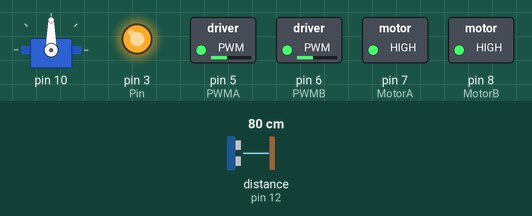
This sketch was run on a simulated Arduino Uno, built with avr-gcc and run on an emulated ATmega328P. On the bench: servo, switched loads named in the sketch (green lamp = pin HIGH), output pins drawn as LEDs (lit = HIGH). The test bench sets the inputs (shaded band); at power-on: distance to the obstacle (sensor on pin 12) 80 cm. The echo pulse lasts 58.3 µs per cm.

Above: at 1.2 s.
1.3 s: distance to the obstacle (sensor on pin 12) set to 24 cm
2.8 s: distance to the obstacle (sensor on pin 12) set to 19 cm
At 5.3 s:
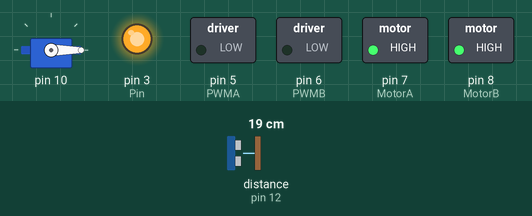
At 6.3 s:
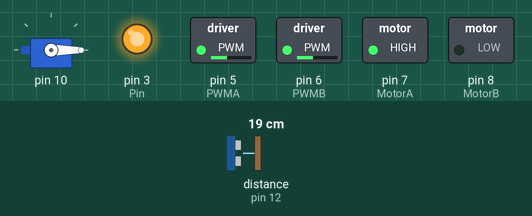
8.8 s: distance to the obstacle (sensor on pin 12) set to 35 cm
11.8 s: distance to the obstacle (sensor on pin 12) set to 2 cm
At 13.4 s:
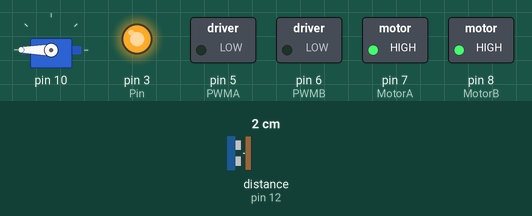
Timing chart, 0 to 15.8 s (numbered marks = the images above; inputs shaded):
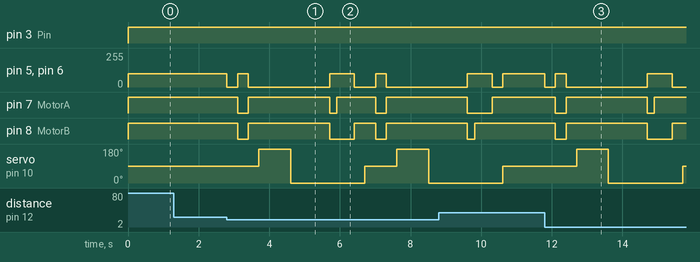

The sketch:

Robot_car_obstacle_Mode.ino
```cpp
/*
 Robot car + obstacle mode

 The program's goal is to make the car automatically avoid obstacles that it finds on its way.
*/
#include "motor.h" // We include the library made for the motors of the car
#include <NewPing.h> // Includes the library "<NewPing.h>" to be able to use the ultrasonic sensor.
#include "obstaclemode.h" // includes obstacle mode class

#include <Servo.h> // Includes the library Servo motor to program the servo motor.

Servo myservo; // Creates servo object to control a servo.

obstaclemode ob(10); // Obstacle mode object with pin connected to the servo

int Pin=3; // Pin for motor that will always be on.
int MotorA=7; // Motor A of the car connected to pin 7.
int MotorB=8;  // Motor B of the car connected to pin 8.
int PWMA=5; // PWMA (Pulse With Modulation A) connected to pin 5 .
int PWMB=6; // PWMB (Pulse With Modulation B) connected to pin 6.

motor Motor(Pin, MotorA, PWMA, MotorB, PWMB); //Object created using the motor library

int Speed=100; // The car will run in a medium speed (100) to give time to the program to work properly.

void setup() {
  // put your setup code here, to run once:
Motor.begin(); // Initialize the Motor object (set pins as outputs)
ob.begin(); // Initialize obstacle mode class
}

void loop() {
 int distance = ob.frontdistance(); // Stores the distance's value.
 if (distance < 22) {
   /* If distance is less than 22, then the robot will stop, move backward and the servo motor will turn to the right (0°) and the left (180°),
      the variables "Distance_right" and "Distance_left" will store the values of the distance at the right and at the left.
   */
   Motor.Stop(); // Stops the car
   delay(300);
   Motor.backward(Speed); // Move car backward
   delay(300);
   Motor.Stop(); // Stops the car
   delay(300);
   int Distance_right = ob.Rightdistance(); // read distance at the right
   delay(300);
   int Distance_left = ob.Leftdistance(); // read distance at the left
   delay(300);
    if ( Distance_left < 22) {
      // If the distance at the left is greater than the distance at the left, then the car will turn to the right and keep going forward
      Motor.Stop(); // Stops the car
      delay(200);
      Motor.backward(Speed); // Move car backward
      delay(200);
      Motor.left(Speed); // Move car to the left
      delay(500);
      Motor.Stop(); // Stops the car
      delay(300);
      myservo.write(90); // move servo to the middle
    } else if ( Distance_right < 22 &&Distance_left > 22){
      // Else, if the distance at the right is greater than the distance at the right, then the car will turn to the left and keep going forward
      Motor.Stop(); // Stops the car
      delay(200);
      Motor.backward(Speed); // Move car backward
      delay(200);
      Motor.right(Speed); // Move car to the right
      delay(500);
      Motor.Stop(); // Stops the car
      delay(300);
      myservo.write(90); // move servo to the middle
    } else if (Distance_left > 22 && Distance_right > 22){
      // However, if both distances are lower than 22, it means that the car is in a corner, so it will turn 180° and move forward
      Motor.Stop(); // Stops the car
      delay(200);
      Motor.backward(Speed); // Move car backward
      delay(200);
      Motor.right(Speed); // Move car to the right
      delay(1000);
      Motor.Stop(); // Stops the car
      delay(300);
      myservo.write(90); // move servo to the middle
    }
 } else {
   // If the distance is not less than 22, the car will just move forward.
 Motor.forward(Speed); // Move car fordward
 }
}
```

ir.cpp
```cpp
//CPP file for IR
#include "ir.h" // Includes the created IR header file

ir::ir(int IR){ // define IR pin
  this->IR=IR;
}
void ir::read(){ // read IR pulse
  //STEP 1: DETECTION OF THE SEQUENCE START PULSE (4.5mS)
  start_pulse=pulseIn(IR, HIGH);
  if(start_pulse>4000 && start_pulse<5000) // check if it is the start pulse of 4.5mS (start of sequence)
  {
    //STEP 2: TIMING OF TIMES OF EACH PULSE (uS)
    for(x=1; x<=32; x++)
    {
      duration[x]=pulseIn(IR, HIGH); // Duration of each pulse (uS)
    }
    //STEP 3: ACCORDING TO THE TIME OF EACH PULSE, WE DETERMINE IF IT IS A LOGIC 0 OR 1
    for(x=1; x<=32; x++)
    {
      if(duration[x]>500 && duration[x]<700) //If the pulse lasts between 500 and 700uS:
      {
        bits[x]=0; // is a logical 0
      }
      if(duration[x]>1500 && duration[x]<1750) //If the pulse lasts between 1500 and 1750uS:
      {
        bits[x]=1; //is a logical 1
      }
    }
    //STEP 4: CONVERSION OF THE BINARY ARRAY TO A DECIMAL VARIABLE.
     //Since many of the bits are repeated on all keys, we omit those bits and
     //we are left with bits 17 through 21 and 23 (6 bits). Enough to distinguish all the keys.
     //These 6 bits are converted to decimal with the Powers of 2 method. And we store the result
     //in the variable code_key.
    key_code=0; // Reset the last key pressed
    if(bits[17]==1)
    {
      key_code=key_code+32; //2^6
    }
    if(bits[18]==1)
    {
      key_code=key_code+16; //2^5
    }
    if(bits[19]==1)
    {
      key_code=key_code+8; //2^4
    }
    if(bits[20]==1)
    {
      key_code=key_code+4; //2^3
    }
    if(bits[21]==1)
    {
      key_code=key_code+2; //2^2
    }
    if(bits[23]==1)
    {
      key_code=key_code+1; //2^1
    }
  }
  delay(180); //delay so it doesn't "bounce" and doesn't read two presses of the same key
}

int ir::keycode(){ // read key_code pressed and returns the value
  key_code;

  return key_code;
}
```

ir.h
```cpp
// header file for IR class

// To define the IR class:
#ifndef IR_H
#define IR_H
#include <Arduino.h> //We include the Arduino library

class ir{ // To open a class called ir

private: // Place where variables and functions will be hidden from the user
int IR;
long duration[32];
int x=0;
byte bits[32];
int start_pulse;
int key_code=0;

public: // Place where variables, functions and methods will be open for the user to use
ir(){}; //default constructor
ir(int IR); //constructor to define IR pin
void read(); // read IR pulse
int keycode(); // read key_code pressed and returns the value
};

#endif
```

linetracker.cpp
```cpp
// CPP file for Line Tracker
#include "linetracker.h" // includes the line tracker header file we created

linetracker::linetracker(int AnalogPin){ // constructor to specify the pin in which the sensor is connected
  int sensor;
  this->AnalogPin=AnalogPin;
  this->sensor=sensor;
}

void linetracker::begin(){ // initialize the pins as outputs
  pinMode(AnalogPin, INPUT);
}

int linetracker::read(){ // read and return values of the sensors
  sensor=analogRead(AnalogPin);
  return sensor;
}
```

linetracker.h
```cpp
// header file for Line Tracker

// define header file
#ifndef LINETRACKER_H
#define LINETRACKER_H
#include <Arduino.h>

class linetracker{ // initialize the class of the line tracker

private:
int AnalogPin;
int sensor;

public:
linetracker(){}; // Default Constructor
linetracker(int AnalogPin); // Constructor and pins
void begin(); // initialize the pins as outputs
int read(); // read and return values of the sensors
};
#endif
```

motor.cpp
```cpp
#include "motor.h" // Includes the created motor header file

motor::motor(int Pin, int MotorA, int PWMA, int MotorB, int PWMB){ // Declare pins and variables for the constructor
this->Pin=Pin; // Pin for motor that will always be on.
this->MotorA=MotorA; // Motor A of the car
this->PWMA=PWMA; // PWMA (Pulse With Modulation A)
this->MotorB=MotorB; // Motor B of the car
this->PWMB=PWMB; // PWMB (Pulse With Modulation B)
}

void motor::begin(){ // Set pins of the constructor as outputs
pinMode(MotorA, OUTPUT); // Pin Motor A set as output.
pinMode(MotorB, OUTPUT); // Pin Motor B set as output.
pinMode(PWMA, OUTPUT); // Pin PWMA set as output.
pinMode(PWMB, OUTPUT); // Pin PWMB set as output.
pinMode(Pin, OUTPUT); // Pin 3 set as output.
}

void motor::forward(int x){ // Function to called "forward".
  /* The function "fordward" makes the car go forward by using this methode:
      1. The Motor A has to go forward, so we give high voltage (1) to its pin
      2. The Motor B also has to go forward, so we give high voltage (1) to its pin.
      3. The pin 3 will always have high voltage (1).
      4. The pins for PWMA and PWMB will be the speed of the car we assign.
  */
  digitalWrite(Pin, 255);
  digitalWrite(MotorA,1);
  analogWrite(PWMA, x);
  digitalWrite(MotorB, 1);
  analogWrite(PWMB, x);
}

void motor::backward(int x){ // Function called "backward".
  /* The function "backward" makes the car go backwards by using this methode:
      1. The Motor A has to go backward, so we give low voltage (0) to its pin
      2. The Motor B also has to go backward, so we give low voltage (0) to its pin.
      3. The pin 3 will always have high voltage (1).
      4. The pins for PWMA and PWMB will be the speed of the car we assign.
  */
  digitalWrite(Pin, 255);
  digitalWrite(MotorA,0);
  analogWrite(PWMA, x);
  digitalWrite(MotorB, 0);
  analogWrite(PWMB, x);
}

void motor::left(int x){ // Function called "left".
  /* The function "left" makes the car turn to the left by using this methode:
      1. The Motor A has to go forward, so we give high voltage (1) to its pin
      2. The Motor B has to go backwards, so we give low voltage (0) to its pin.
      3. The pin 3 will always have high voltage (1).
      4. The pins for PWMA and PWMB will be the speed of the car we assign.
  */
  digitalWrite(Pin, 255);
  digitalWrite(MotorA,1);
  analogWrite(PWMA, x);
  digitalWrite(MotorB, 0);
  analogWrite(PWMB, x);
}

void motor::right(int x){ // Function called "right".
  /* The function "right" makes the car turn to the right by using this methode:
      1. The Motor A has to go backward, so we give low voltage (0) to its pin
      2. The Motor B has to go forward, so we give high voltage (1) to its pin.
      3. The pin 3 will always have high voltage (1).
      4. The pins for PWMA and PWMB will be the speed of the car we assign.
  */
  digitalWrite(Pin, 255);
  digitalWrite(MotorA,0);
  analogWrite(PWMA, x);
  digitalWrite(MotorB, 1);
  analogWrite(PWMB, x);
}

void motor::Stop(){ // Function called "stop".
  /* The function "stop" stops the car by using this methode:
      1. The Motor A has to go fordward, so we give high voltage (1) to its pin
      2. The Motor B also has to go forward, so we give high voltage (1) to its pin.
      3. The pin 3 will always have high voltage (1).
      4. The pins for PWMA and PWMB will have no speed as we want the car to stop.
  */
  digitalWrite(Pin, 255);
  digitalWrite(MotorA,1);
  analogWrite(PWMA, 0);
  digitalWrite(MotorB, 1);
  analogWrite(PWMB, 0);
}
void motor::forward_left(int x){ // Function called "forward_left"
  /* The function "forward_left" moves the car fordward while it moves to the left by using this methode:
      1. The Motor A has to go fordward, so we give high voltage (1) to its pin
      2. The Motor B also has to go forward, so we give high voltage (1) to its pin.
      3. The pin 3 will always have high voltage (1).
      4. The Motor A has to be faster than the Motor B in order to turn left, so we set the speed in the PWMB half of the value of the speed in PWMA
  */
  digitalWrite(Pin, 255);
  digitalWrite(MotorA,1);
  analogWrite(PWMA, x);
  digitalWrite(MotorB, 1);
  analogWrite(PWMB, x/2);
}
void motor::forward_right(int x){ // Function called "forward_right"
  /* The function "forward_right" moves the car fordward while it moves to the right by using this methode:
      1. The Motor A has to go fordward, so we give high voltage (1) to its pin
      2. The Motor B also has to go forward, so we give high voltage (1) to its pin.
      3. The pin 3 will always have high voltage (1).
      4. The Motor B has to be faster than the Motor A in order to turn right, so we set the speed in the PWMA half of the value of the speed in PWMB
  */
  digitalWrite(Pin, 255);
  digitalWrite(MotorA,1);
  analogWrite(PWMA, x/2);
  digitalWrite(MotorB, 1);
  analogWrite(PWMB, x);
}
```

motor.h
```cpp
// header file for motor class

// To define the Button class:
#ifndef MOTOR_H
#define MOTOR_H
#include <Arduino.h> //We include the Arduino library

class motor{ // To open a class called Button

private: // Place where variables and functions will be hidden from the user
int Pin; // Pin for motor that will always be on.
int MotorA; // Motor A of the car
int MotorB; // Motor B of the car
int PWMA; // PWMA (Pulse With Modulation A)
int PWMB; // PWMB (Pulse With Modulation B)

public: // Place where variables, functions and methods will be open for the user to use
motor(){};//default constructor
motor(int Pin, int MotorA, int PWMA, int MotorB, int PWMB);//constructor
void begin();//initialize pins for motors
void forward(int x);//go fordward
void backward(int x);//go backward
void left(int x);//turn left
void right(int x);//turn right
void Stop();//stop
void forward_left(int x);//keep going forward turning to the left
void forward_right(int x);//keep going forward turning to the right
};

#endif
```

mpu.h
```cpp
// MPU6050 header file:

// define mpu class
#ifndef MPU_H
#define MPU_H
#include <Arduino.h> //We include the Arduino library
#include <Wire.h> // include wire.h library to be used for the mpu

class mpu{ // To open a class mpu

private: // Place where variables and functions will be hidden from the user

// Define I2C Address - change if reqiuired
const int i2c_addr = 0x3F;

//Variables for Gyroscope
int gyro_x;
int gyro_y;
int gyro_z;
long gyro_x_cal;
long gyro_y_cal;
long gyro_z_cal;
boolean set_gyro_angles;

long acc_x;
long acc_y;
long acc_z;
long acc_total_vector;
float angle_roll_acc;
float angle_pitch_acc;

float angle_pitch;
float angle_roll;
int angle_pitch_buffer;
int angle_roll_buffer;
float angle_pitch_output;
float angle_roll_output;

// Setup timers and temp variables
long loop_timer;
int temp;

// Display counter
int displaycount = 0;

public: // Place where variables, functions and methods will be open for the user to use
mpu(){}; // default mpu constructor
void begin(); // Initialize the mpu class
int dataCount(); // Counter value
int dataRoll(); // Roll value
int dataPitch(); // Pitch value
void reset(); // Reset counter
void read_mpu_6050_data(); // read mpu data
void setup_mpu_6050_registers(); // setput mpu
};

#endif
```

obstaclemode.cpp
```cpp
//cpp file for obstacle mode
#include "obstaclemode.h" // include header obstacle mode file
#include <NewPing.h> // Includes the library "<NewPing.h>" to be able to use the ultrasonic sensor.
#include <Servo.h> // Includes the library Servo motor to program the servo motor.

#define TRIGGER_PIN  13 // Trigger pin is 13
#define ECHO_PIN     12 // Echo pin is 12
#define MAX_DISTANCE 400 // Maximum distance we want to measure (in centimeters).

extern NewPing sonar(TRIGGER_PIN, ECHO_PIN, MAX_DISTANCE); // NewPing setup of pins and maximum distance.
extern Servo myservo; // Creates servo object to control a servo.

obstaclemode::obstaclemode(int servo){ // constructor to set pins
  int distance_left;
  int distance_right;
  int distance;
  this->servo = servo;
  this->distance_left=distance_left;
  this->distance_right=distance_right;
  this->distance=distance;
}

void obstaclemode::begin(){ // initialize pins for the class
myservo.attach(servo); // Sets the pin of the servo motor.
}

int obstaclemode::Rightdistance(){ // Read distance right
  // This function stores the value of the distance when the robot looks at the right.
  myservo.write(180);
  delay(300);
  distance_right = sonar.ping_cm();
  delay(300);
  return distance_right;
}

int obstaclemode::Leftdistance(){ // Read distance left
  // This function stores the value of the distance when the robot looks at the left.
  myservo.write(0);
  delay(300);
  distance_left = sonar.ping_cm();
  delay(300);
  return distance_left;
}

int obstaclemode::frontdistance(){ // Read front distance
  distance = sonar.ping_cm();
  return distance;
}
```

obstaclemode.h
```cpp
//Header file for obstacle mode

// Define obstacle mode header file
#ifndef OBSTACLEMODE_H
#define OBSTACLEMODE_H
#include <Arduino.h> //We include the Arduino library
#include <NewPing.h> // Includes the library "<NewPing.h>" to be able to use the ultrasonic sensor.
#include <Servo.h> // Includes the library Servo motor to program the servo motor.

class obstaclemode{ // To open a class called obstacle mode

private: // Place where variables and functions will be hidden from the user
int distance;
int distance_right;
int distance_left;
int servo;

public: // Place where variables, functions and methods will be open for the user to use
obstaclemode(){}; // default constructor
obstaclemode(int servo); // constructor to set pins
void begin(); // initialize pins for the class
int Rightdistance(); // Read distance right
int Leftdistance();  // Read distance left
int frontdistance(); // Read front distance
};

#endif
```

Source omitted: mpu.cpp (14429 bytes)

Measured:
- the behaviour switches between 22 and 21 cm on distance to the obstacle (sensor on pin 12) (found by bisection; images 0 and 1)
- after the input at 1.3 s, every drawn part: stays the same
- after the input at 2.8 s, pin 5 (PWMA), pin 6 (PWMB): goes 0/255 0.30 s, 100/255 0.30 s, 0/255 2.3 s, 100/255 0.70 s, 0/255 0.60 s, 100/255 0.30 s, then 0/255, starting at once
- after the input at 11.8 s, pin 5 (PWMA), pin 6 (PWMB): goes 0/255 0.30 s, 100/255 0.30 s, 0/255 2.3 s, 100/255 0.70 s, then 0/255, starting at once
